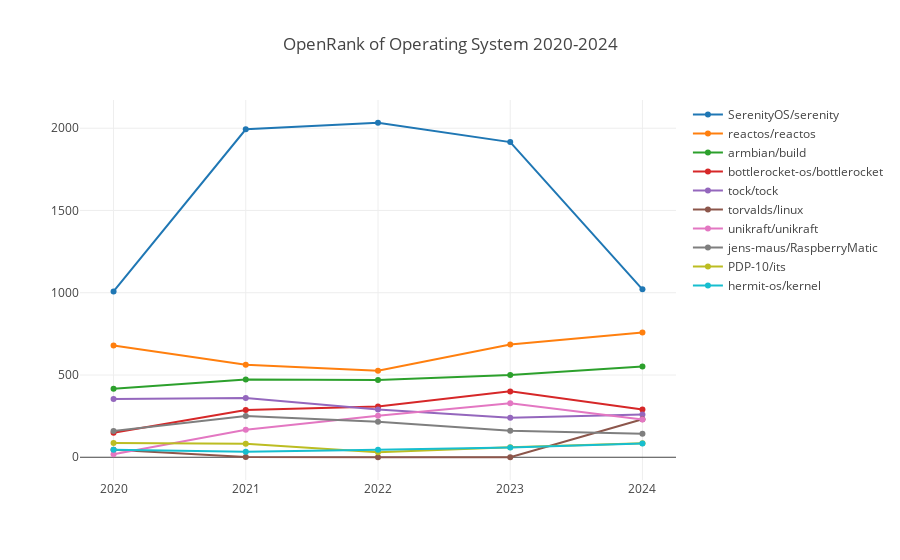

The notebook cell saved with this chart:
### Markdown cell above
### 操作系统

### Code cell
processTechFieldData(':technology/operating_system', 'Operating System');

### Figure 1 — Plotly figure (JSON) as saved in the notebook; plotly's stock layout.template omitted (floating-point values rounded to 4 significant figures)
{"data": [{"name": "SerenityOS/serenity", "x": [2020, 2021, 2022, 2023, 2024], "y": [1008.0, 1994.0, 2033.0, 1916.0, 1021.0]}, {"name": "reactos/reactos", "x": [2020, 2021, 2022, 2023, 2024], "y": [678.7, 562.0, 525.2, 685.7, 758.0]}, {"name": "armbian/build", "x": [2020, 2021, 2022, 2023, 2024], "y": [416.8, 472.5, 469.5, 500.4, 551.5]}, {"name": "bottlerocket-os/bottlerocket", "x": [2020, 2021, 2022, 2023, 2024], "y": [148.5, 286.6, 308.5, 400.4, 290.5]}, {"name": "tock/tock", "x": [2020, 2021, 2022, 2023, 2024], "y": [354.2, 359.9, 290.5, 240.2, 259.8]}, {"name": "torvalds/linux", "x": [2020, 2021, 2022, 2023, 2024], "y": [45.19, 1.91, 0, 0, 230.9]}, {"name": "unikraft/unikraft", "x": [2020, 2021, 2022, 2023, 2024], "y": [18.12, 167.4, 251.7, 328.7, 229.1]}, {"name": "jens-maus/RaspberryMatic", "x": [2020, 2021, 2022, 2023, 2024], "y": [160.2, 250.6, 215.7, 160.9, 143.3]}, {"name": "PDP-10/its", "x": [2020, 2021, 2022, 2023, 2024], "y": [87.2, 81.9, 29.68, 61.34, 85.37]}, {"name": "hermit-os/kernel", "x": [2020, 2021, 2022, 2023, 2024], "y": [45.73, 33.19, 46.09, 59.65, 83.2]}], "layout": {"autosize": true, "title": {"text": "OpenRank of Operating System 2020-2024"}, "xaxis": {"autorange": true, "range": [2020.0, 2024.0], "type": "linear"}, "yaxis": {"autorange": true, "range": [-167.8, 2201.0], "type": "linear"}}}
